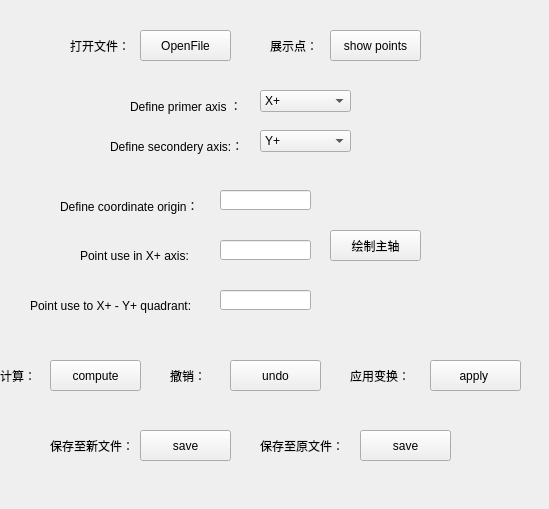
<?xml version="1.0" encoding="UTF-8"?>
<ui version="4.0">
 <class>Mitk_AimooeToolCoordinateTransformControls</class>
 <widget class="QWidget" name="Mitk_AimooeToolCoordinateTransformControls">
  <property name="geometry">
   <rect>
    <x>0</x>
    <y>0</y>
    <width>549</width>
    <height>509</height>
   </rect>
  </property>
  <property name="minimumSize">
   <size>
    <width>0</width>
    <height>0</height>
   </size>
  </property>
  <property name="windowTitle">
   <string>QmitkTemplate</string>
  </property>
  <widget class="QPushButton" name="Openfile_PB">
   <property name="geometry">
    <rect>
     <x>140</x>
     <y>30</y>
     <width>91</width>
     <height>31</height>
    </rect>
   </property>
   <property name="text">
    <string>OpenFile</string>
   </property>
  </widget>
  <widget class="QLabel" name="label">
   <property name="geometry">
    <rect>
     <x>70</x>
     <y>10</y>
     <width>61</width>
     <height>71</height>
    </rect>
   </property>
   <property name="text">
    <string>打开文件：</string>
   </property>
  </widget>
  <widget class="QLabel" name="label_3">
   <property name="geometry">
    <rect>
     <x>60</x>
     <y>180</y>
     <width>161</width>
     <height>51</height>
    </rect>
   </property>
   <property name="text">
    <string>Define coordinate origin：</string>
   </property>
  </widget>
  <widget class="QComboBox" name="primer_axes_cb">
   <property name="geometry">
    <rect>
     <x>260</x>
     <y>90</y>
     <width>91</width>
     <height>22</height>
    </rect>
   </property>
   <item>
    <property name="text">
     <string>X+</string>
    </property>
   </item>
   <item>
    <property name="text">
     <string>Y+</string>
    </property>
   </item>
   <item>
    <property name="text">
     <string>Z+</string>
    </property>
   </item>
   <item>
    <property name="text">
     <string>X-</string>
    </property>
   </item>
   <item>
    <property name="text">
     <string>Y-</string>
    </property>
   </item>
   <item>
    <property name="text">
     <string>Z-</string>
    </property>
   </item>
  </widget>
  <widget class="QComboBox" name="secondery_axes_cb">
   <property name="geometry">
    <rect>
     <x>260</x>
     <y>130</y>
     <width>91</width>
     <height>22</height>
    </rect>
   </property>
   <item>
    <property name="text">
     <string>Y+</string>
    </property>
   </item>
   <item>
    <property name="text">
     <string>Z+</string>
    </property>
   </item>
   <item>
    <property name="text">
     <string>Y-</string>
    </property>
   </item>
   <item>
    <property name="text">
     <string>Z-</string>
    </property>
   </item>
  </widget>
  <widget class="QLineEdit" name="origin_lE">
   <property name="geometry">
    <rect>
     <x>220</x>
     <y>190</y>
     <width>91</width>
     <height>20</height>
    </rect>
   </property>
  </widget>
  <widget class="QLabel" name="label_4">
   <property name="geometry">
    <rect>
     <x>130</x>
     <y>80</y>
     <width>121</width>
     <height>51</height>
    </rect>
   </property>
   <property name="text">
    <string>Define primer axis ：</string>
   </property>
  </widget>
  <widget class="QLabel" name="label_5">
   <property name="geometry">
    <rect>
     <x>110</x>
     <y>120</y>
     <width>151</width>
     <height>51</height>
    </rect>
   </property>
   <property name="text">
    <string>Define secondery axis:：</string>
   </property>
  </widget>
  <widget class="QPushButton" name="show_points_pB">
   <property name="geometry">
    <rect>
     <x>330</x>
     <y>30</y>
     <width>91</width>
     <height>31</height>
    </rect>
   </property>
   <property name="text">
    <string>show points</string>
   </property>
  </widget>
  <widget class="QLabel" name="label_6">
   <property name="geometry">
    <rect>
     <x>270</x>
     <y>10</y>
     <width>81</width>
     <height>71</height>
    </rect>
   </property>
   <property name="text">
    <string>展示点：</string>
   </property>
  </widget>
  <widget class="QLabel" name="primer_lB">
   <property name="geometry">
    <rect>
     <x>80</x>
     <y>230</y>
     <width>141</width>
     <height>51</height>
    </rect>
   </property>
   <property name="text">
    <string>Point use in X+ axis:</string>
   </property>
  </widget>
  <widget class="QLineEdit" name="primer_point_lE">
   <property name="geometry">
    <rect>
     <x>220</x>
     <y>240</y>
     <width>91</width>
     <height>20</height>
    </rect>
   </property>
  </widget>
  <widget class="QLabel" name="secondery_lB">
   <property name="geometry">
    <rect>
     <x>30</x>
     <y>280</y>
     <width>191</width>
     <height>51</height>
    </rect>
   </property>
   <property name="text">
    <string>Point use to X+ - Y+ quadrant:</string>
   </property>
  </widget>
  <widget class="QLineEdit" name="secondery_lE">
   <property name="geometry">
    <rect>
     <x>220</x>
     <y>290</y>
     <width>91</width>
     <height>20</height>
    </rect>
   </property>
  </widget>
  <widget class="QPushButton" name="apply_pB">
   <property name="geometry">
    <rect>
     <x>430</x>
     <y>360</y>
     <width>91</width>
     <height>31</height>
    </rect>
   </property>
   <property name="text">
    <string>apply </string>
   </property>
  </widget>
  <widget class="QLabel" name="label_10">
   <property name="geometry">
    <rect>
     <x>350</x>
     <y>340</y>
     <width>111</width>
     <height>71</height>
    </rect>
   </property>
   <property name="text">
    <string>应用变换：</string>
   </property>
  </widget>
  <widget class="QLabel" name="label_11">
   <property name="geometry">
    <rect>
     <x>50</x>
     <y>410</y>
     <width>111</width>
     <height>71</height>
    </rect>
   </property>
   <property name="text">
    <string>保存至新文件：</string>
   </property>
  </widget>
  <widget class="QPushButton" name="save_new_pB">
   <property name="geometry">
    <rect>
     <x>140</x>
     <y>430</y>
     <width>91</width>
     <height>31</height>
    </rect>
   </property>
   <property name="text">
    <string>save</string>
   </property>
  </widget>
  <widget class="QPushButton" name="save_pB">
   <property name="geometry">
    <rect>
     <x>360</x>
     <y>430</y>
     <width>91</width>
     <height>31</height>
    </rect>
   </property>
   <property name="text">
    <string>save</string>
   </property>
  </widget>
  <widget class="QLabel" name="label_12">
   <property name="geometry">
    <rect>
     <x>260</x>
     <y>410</y>
     <width>111</width>
     <height>71</height>
    </rect>
   </property>
   <property name="text">
    <string>保存至原文件：</string>
   </property>
  </widget>
  <widget class="QPushButton" name="add_second_pB_3">
   <property name="geometry">
    <rect>
     <x>330</x>
     <y>230</y>
     <width>91</width>
     <height>31</height>
    </rect>
   </property>
   <property name="text">
    <string>绘制主轴</string>
   </property>
  </widget>
  <widget class="QLabel" name="label_13">
   <property name="geometry">
    <rect>
     <x>0</x>
     <y>340</y>
     <width>41</width>
     <height>71</height>
    </rect>
   </property>
   <property name="text">
    <string>计算：</string>
   </property>
  </widget>
  <widget class="QPushButton" name="compute_pB">
   <property name="geometry">
    <rect>
     <x>50</x>
     <y>360</y>
     <width>91</width>
     <height>31</height>
    </rect>
   </property>
   <property name="text">
    <string>compute</string>
   </property>
  </widget>
  <widget class="QPushButton" name="pushButton">
   <property name="geometry">
    <rect>
     <x>230</x>
     <y>360</y>
     <width>91</width>
     <height>31</height>
    </rect>
   </property>
   <property name="text">
    <string>undo</string>
   </property>
  </widget>
  <widget class="QLabel" name="label_14">
   <property name="geometry">
    <rect>
     <x>170</x>
     <y>340</y>
     <width>111</width>
     <height>71</height>
    </rect>
   </property>
   <property name="text">
    <string>撤销：</string>
   </property>
  </widget>
 </widget>
 <layoutdefault spacing="6" margin="11"/>
 <resources/>
 <connections>
  <connection>
   <sender>Openfile_PB</sender>
   <signal>clicked()</signal>
   <receiver>Mitk_AimooeToolCoordinateTransformControls</receiver>
   <slot>OpenFile()</slot>
   <hints>
    <hint type="sourcelabel">
     <x>108</x>
     <y>28</y>
    </hint>
    <hint type="destinationlabel">
     <x>112</x>
     <y>89</y>
    </hint>
   </hints>
  </connection>
  <connection>
   <sender>show_points_pB</sender>
   <signal>clicked()</signal>
   <receiver>Mitk_AimooeToolCoordinateTransformControls</receiver>
   <slot>ShowPoints()</slot>
   <hints>
    <hint type="sourcelabel">
     <x>550</x>
     <y>20</y>
    </hint>
    <hint type="destinationlabel">
     <x>484</x>
     <y>79</y>
    </hint>
   </hints>
  </connection>
  <connection>
   <sender>apply_pB</sender>
   <signal>clicked()</signal>
   <receiver>Mitk_AimooeToolCoordinateTransformControls</receiver>
   <slot>ApplyTransform()</slot>
   <hints>
    <hint type="sourcelabel">
     <x>540</x>
     <y>380</y>
    </hint>
    <hint type="destinationlabel">
     <x>435</x>
     <y>301</y>
    </hint>
   </hints>
  </connection>
  <connection>
   <sender>primer_axes_cb</sender>
   <signal>activated(QString)</signal>
   <receiver>Mitk_AimooeToolCoordinateTransformControls</receiver>
   <slot>ChangePrimerLabel()</slot>
   <hints>
    <hint type="sourcelabel">
     <x>303</x>
     <y>90</y>
    </hint>
    <hint type="destinationlabel">
     <x>320</x>
     <y>152</y>
    </hint>
   </hints>
  </connection>
  <connection>
   <sender>secondery_axes_cb</sender>
   <signal>activated(QString)</signal>
   <receiver>Mitk_AimooeToolCoordinateTransformControls</receiver>
   <slot>ChangeSeconderyLabel()</slot>
   <hints>
    <hint type="sourcelabel">
     <x>300</x>
     <y>130</y>
    </hint>
    <hint type="destinationlabel">
     <x>309</x>
     <y>204</y>
    </hint>
   </hints>
  </connection>
  <connection>
   <sender>primer_axes_cb</sender>
   <signal>activated(QString)</signal>
   <receiver>Mitk_AimooeToolCoordinateTransformControls</receiver>
   <slot>ChangeSeconderyCB()</slot>
   <hints>
    <hint type="sourcelabel">
     <x>317</x>
     <y>90</y>
    </hint>
    <hint type="destinationlabel">
     <x>252</x>
     <y>223</y>
    </hint>
   </hints>
  </connection>
  <connection>
   <sender>save_pB</sender>
   <signal>clicked()</signal>
   <receiver>Mitk_AimooeToolCoordinateTransformControls</receiver>
   <slot>SaveAtOldFile()</slot>
   <hints>
    <hint type="sourcelabel">
     <x>470</x>
     <y>450</y>
    </hint>
    <hint type="destinationlabel">
     <x>484</x>
     <y>356</y>
    </hint>
   </hints>
  </connection>
  <connection>
   <sender>save_new_pB</sender>
   <signal>clicked()</signal>
   <receiver>Mitk_AimooeToolCoordinateTransformControls</receiver>
   <slot>SaveAtNewFile()</slot>
   <hints>
    <hint type="sourcelabel">
     <x>250</x>
     <y>450</y>
    </hint>
    <hint type="destinationlabel">
     <x>325</x>
     <y>368</y>
    </hint>
   </hints>
  </connection>
  <connection>
   <sender>add_second_pB_3</sender>
   <signal>clicked()</signal>
   <receiver>Mitk_AimooeToolCoordinateTransformControls</receiver>
   <slot>SetSecond()</slot>
   <hints>
    <hint type="sourcelabel">
     <x>424</x>
     <y>253</y>
    </hint>
    <hint type="destinationlabel">
     <x>449</x>
     <y>328</y>
    </hint>
   </hints>
  </connection>
  <connection>
   <sender>compute_pB</sender>
   <signal>clicked()</signal>
   <receiver>Mitk_AimooeToolCoordinateTransformControls</receiver>
   <slot>ComputeTransform()</slot>
   <hints>
    <hint type="sourcelabel">
     <x>122</x>
     <y>391</y>
    </hint>
    <hint type="destinationlabel">
     <x>227</x>
     <y>423</y>
    </hint>
   </hints>
  </connection>
  <connection>
   <sender>pushButton</sender>
   <signal>clicked()</signal>
   <receiver>Mitk_AimooeToolCoordinateTransformControls</receiver>
   <slot>Undo()</slot>
   <hints>
    <hint type="sourcelabel">
     <x>318</x>
     <y>400</y>
    </hint>
    <hint type="destinationlabel">
     <x>318</x>
     <y>556</y>
    </hint>
   </hints>
  </connection>
 </connections>
 <slots>
  <slot>OpenFile()</slot>
  <slot>ReadFIleInfo()</slot>
  <slot>ShowPoints()</slot>
  <slot>ComputeTransform()</slot>
  <slot>ApplyTransform()</slot>
  <slot>SaveFile()</slot>
  <slot>ChangeSeconderyCB()</slot>
  <slot>ChangePrimerLabel()</slot>
  <slot>ChangeSeconderyLabel()</slot>
  <slot>slot1()</slot>
  <slot>SaveAtOldFile()</slot>
  <slot>SaveAtNewFile()</slot>
  <slot>SetOrigin()</slot>
  <slot>SetSecond()</slot>
  <slot>SetThird()</slot>
  <slot>Compute()</slot>
  <slot>Undo()</slot>
 </slots>
</ui>
